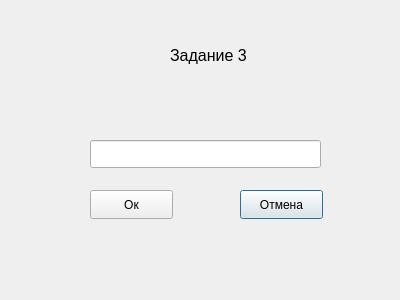
<?xml version="1.0" encoding="UTF-8"?>
<ui version="4.0">
 <class>task3</class>
 <widget class="QDialog" name="task3">
  <property name="geometry">
   <rect>
    <x>0</x>
    <y>0</y>
    <width>400</width>
    <height>300</height>
   </rect>
  </property>
  <property name="windowTitle">
   <string>Dialog</string>
  </property>
  <widget class="QPushButton" name="pushButton_Task3_Cancel">
   <property name="geometry">
    <rect>
     <x>240</x>
     <y>190</y>
     <width>83</width>
     <height>29</height>
    </rect>
   </property>
   <property name="text">
    <string>Отмена</string>
   </property>
  </widget>
  <widget class="QLineEdit" name="lineEdit_Task3">
   <property name="geometry">
    <rect>
     <x>90</x>
     <y>140</y>
     <width>231</width>
     <height>28</height>
    </rect>
   </property>
  </widget>
  <widget class="QLabel" name="label_Task3">
   <property name="geometry">
    <rect>
     <x>170</x>
     <y>40</y>
     <width>101</width>
     <height>31</height>
    </rect>
   </property>
   <property name="text">
    <string>&lt;html&gt;&lt;head/&gt;&lt;body&gt;&lt;p&gt;&lt;span style=&quot; font-size:12pt;&quot;&gt;Задание 3&lt;/span&gt;&lt;/p&gt;&lt;/body&gt;&lt;/html&gt;</string>
   </property>
  </widget>
  <widget class="QPushButton" name="pushButton_Task3_Ok">
   <property name="geometry">
    <rect>
     <x>90</x>
     <y>190</y>
     <width>83</width>
     <height>29</height>
    </rect>
   </property>
   <property name="text">
    <string>Ок</string>
   </property>
  </widget>
 </widget>
 <resources/>
 <connections/>
</ui>
